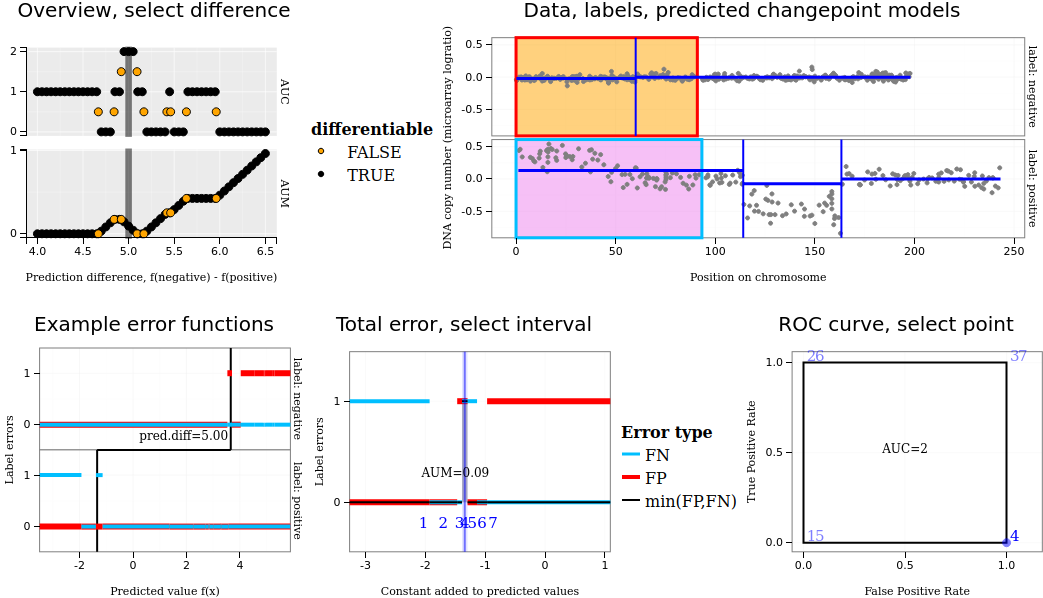

The R source for this figure:
library(animint2)
library(data.table)

data(neuroblastomaProcessed, package="penaltyLearning")
data(neuroblastoma, package="neuroblastoma")
e <- function(label, profile.id, chromosome){
  data.table(label, profile.id=factor(profile.id), chromosome=factor(chromosome))
}
select.dt <- rbind(
  e("positive", 4, 2),
  e("negative", 513, 3))
nb.list <- lapply(neuroblastoma, data.table)
nb.some <- lapply(nb.list, "[", select.dt, on=.NATURAL)
max.segments <- max(neuroblastomaProcessed$errors$n.segments)
nb.segs <- nb.some$profiles[, {
  cum.vec <- cumsum(c(0, logratio))
  d <- diff(position)/2
  between <- position[-1]-d
  data.start.pos <- c(position[1]-d[1], between)
  data.end.pos <- c(between, position[.N]+d[.N-1])
  fit <- jointseg::Fpsn(logratio, max.segments)
  end.t <- t(fit$t.est)
  end.dt <- data.table(
    end=as.integer(end.t),
    segments=as.integer(col(end.t))
  )[!is.na(end)]
  end.dt[, start := c(0, end[-.N])+1, by=segments]
  end.dt[, mean := (cum.vec[end+1]-cum.vec[start])/(start+end-1)]
  end.dt[, `:=`(
    start.pos=data.start.pos[start],
    end.pos=data.end.pos[end]
  )]
}, by=label]

some.err <- neuroblastomaProcessed$errors[select.dt, .(
  segments=n.segments,
  fp, fn, possible.fp, possible.fn,
  min.log.lambda=-max.log.lambda,
  max.log.lambda=-min.log.lambda,
  errors, labels,
  label
), on=list(profile.id, chromosome)]
err.sizes <- c(
  "min(FP,FN)"=2,
  FP=6,
  FN=4)
err.colors <- c(
  correct="transparent",
  "min(FP,FN)"="black",
  FP="red",
  FN="deepskyblue")
some.err.tall <- melt(
  some.err,
  measure.vars=c("fp","fn"),
  variable.name="var.lower")
some.err.tall[, error.type := toupper(var.lower)]
leg <- "Error type"

dmin <- 4
dmax <- 6.5
some.err[, fp.diff := c(NA, diff(fp)), by=label]
some.err[, fn.diff := c(NA, diff(fn)), by=label]
some.diff <- some.err[fp.diff != 0 | fn.diff != 0, .(
  id=1, label, fp.diff, fn.diff, pred.log.lambda=min.log.lambda)]
some.diff[, fp.cum := cumsum(fp.diff), by=label]
some.diff[, fn.cum := rev(cumsum(rev(-fn.diff))), by=label]
dlist <- split(some.diff, some.diff[["label"]])
grid.dt <- with(dlist, positive[negative, on="id", allow.cartesian=TRUE])
grid.dt[, negative := i.pred.log.lambda]
grid.dt[, positive := pred.log.lambda]
grid.dt[, pred.diff := negative - positive]
grid.sorted <- grid.dt[order(pred.diff), .(
  pred.diff, fn=fn.cum, fp=i.fp.cum)]
grid.sorted[, min.fp.fn := pmin(fp,fn)]
border.pred <- grid.dt[
  dmin < pred.diff & pred.diff < dmax]
grid.pred <- data.table(
  pred.diff=seq(dmin, dmax, by=0.05))
grid.pred[, positive := 0]
grid.pred[, negative := pred.diff]
both.pred <- rbind(
  border.pred[, .(positive, negative, pred.diff, differentiable=FALSE)],
  grid.pred[, .(positive, negative, pred.diff, differentiable=TRUE)])
##positive=0, negative=pred.diff.
pred.tall <- melt(
  both.pred,
  measure.vars=select.dt$label,
  variable.name="label",
  value.name="pred.log.lambda")[select.dt, nomatch=0L, on="label"]
metrics.wide <- pred.tall[order(pred.diff)][, {
  L <- penaltyLearning::ROChange(some.err, .SD, "label")
  with(L, data.table(
    aum, auc,
    SM=L$roc[min.thresh < max.thresh, sum(min.fp.fn)],
    roc=list(roc)))
}, by=list(pred.diff, differentiable)]
metrics.wide[auc==max(auc)] #max auc => aum>0.

show.roc.dt <- metrics.wide[, data.table(
  roc[[1]],
  AUC=auc, AUM=round(aum,3)
), by=pred.diff]
show.roc.tall <- melt(
  show.roc.dt,
  measure=c("fp","fn","min.fp.fn"),
  variable.name="lower.var")
show.roc.tall[, error.type := ifelse(
  lower.var=="min.fp.fn", "min(FP,FN)", toupper(lower.var))]

metrics.tall <- melt(
  metrics.wide,
  measure.vars=c("aum", "auc"),
  variable.name="var.lower"
)[order(-differentiable)]
metrics.tall[, variable := toupper(var.lower)]

show.roc.dt[, roc.point := rank(min.thresh), by=pred.diff]
thresh.offset <- 0.1
show.roc.dt[, text.constant := ifelse(
  min.thresh==-Inf, max.thresh-thresh.offset,
  ifelse(
    max.thresh==Inf,
    min.thresh+thresh.offset,
    (min.thresh+max.thresh)/2
  ))]
show.roc.dt[, text.roc.i := rank(roc.point), by=.(pred.diff, FPR, TPR)]
show.roc.dt[, text.FPR := text.roc.i*0.04+FPR]
text.size <- 15
text.color <- "blue"
pred.tall.thresh <- pred.tall[
  show.roc.dt, on="pred.diff", allow.cartesian=TRUE]
pred.tall.thresh[, pred.plus.constant := pred.log.lambda+text.constant]
pred.tall.thresh.wide <- dcast(
  pred.tall.thresh,
  pred.diff + roc.point ~ label,
  value.var="pred.plus.constant"
)[, label := "negative"]
nb.models <- nb.segs[start==1, .(label, segments)]
nb.changes <- nb.segs[start>1]
err.list <- penaltyLearning::labelError(
  nb.models,
  nb.some$annotations,
  nb.changes,
  model.vars="segments",
  change.var="start.pos",
  problem.vars="label")
selected.dt <- pred.tall.thresh[
  some.err,
  data.table(label, pred.diff, roc.point, segments),
  nomatch=NULL,
  on=.(
    label,
    pred.plus.constant < max.log.lambda,
    pred.plus.constant > min.log.lambda
  )]
selected.segs <- nb.segs[selected.dt, on=.(
  label, segments), allow.cartesian=TRUE]
type.abbrev <- c(
  "false negative"="FN",
  "false positive"="FP",
  correct="correct")
selected.err <- err.list$label.errors[selected.dt, on=.(
  label, segments)][, error.type := type.abbrev[status] ]
viz <- animint(
  title="Simple non-monotonic ROC curve",
  overview=ggplot()+
    ggtitle("Overview, select difference")+
    theme(panel.margin=grid::unit(1, "lines"))+
    theme(text=element_text(size = 15))+
    theme_animint(width=300, height=300)+
    facet_grid(variable ~ ., scales="free")+
    scale_fill_manual(values=c(
      "TRUE"="black",
      "FALSE"="orange"))+
    geom_point(aes(
      pred.diff, value, fill=differentiable),
      size=4,
      shape=21,
      data=metrics.tall)+
    make_tallrect(metrics.tall, "pred.diff")+ 
    xlab("Prediction difference, f(negative) - f(positive)")+
    coord_cartesian(xlim=c(dmin,dmax))+
    scale_y_continuous("", breaks=seq(0, 3, by=1)),
  data=ggplot()+
    ggtitle("Data, labels, predicted changepoint models")+
    theme_bw()+
    theme(legend.position="none")+
    theme_animint(width=600, height=300)+
    geom_tallrect(aes(
      xmin=min/1e6, xmax=max/1e6, fill=annotation),
      alpha=0.5,
      data=nb.some$annotations)+
    scale_fill_manual(
      "label",
      values=c(
        breakpoint="violet",
        normal="orange"))+
    geom_point(aes(
      position/1e6, logratio),
      color="grey50",
      data=nb.some$profiles)+
    geom_tallrect(aes(
      xmin=min/1e6, xmax=max/1e6,
      color=error.type),
      data=selected.err,
      showSelected=c("pred.diff", "roc.point"),
      size=3,
      fill="transparent")+
    geom_segment(aes(
      start.pos/1e6, mean,
      xend=end.pos/1e6, yend=mean),
      data=selected.segs,
      size=3,
      color=text.color,
      showSelected=c("pred.diff", "roc.point"))+
    geom_vline(aes(
      xintercept=start.pos/1e6),
      data=selected.segs[start>1],
      size=2,
      color=text.color,
      showSelected=c("pred.diff", "roc.point"))+
    scale_color_manual(leg,values=err.colors)+
    facet_grid(label ~ ., labeller=label_both)+
    scale_y_continuous(
      "DNA copy number (microarray logratio)")+
    scale_x_continuous(
      "Position on chromosome"),
  obsErr=ggplot()+
    ggtitle("Example error functions")+
    theme_bw()+
    theme(panel.margin=grid::unit(0, "lines"))+
    theme(legend.position="none")+
    theme_animint(width=300, height=300)+
    facet_grid(label ~ ., labeller=label_both)+
    geom_vline(aes(
      xintercept=pred.plus.constant),
      data=pred.tall.thresh,
      showSelected=c("pred.diff", "roc.point"))+
    geom_segment(aes(
      min.log.lambda, value,
      xend=max.log.lambda, yend=value,
      color=error.type, size=error.type),
      showSelected="error.type",
      data=some.err.tall)+
    geom_segment(aes(
      positive, -Inf,
      xend=negative, yend=-Inf),
      data=pred.tall.thresh.wide,
      showSelected=c("pred.diff", "roc.point"))+
    geom_text(aes(
      negative-0.1, -0.3,
      label=sprintf("pred.diff=%.2f", pred.diff)),
      hjust=1,
      data=pred.tall.thresh.wide,
      showSelected=c("pred.diff", "roc.point"))+
    scale_y_continuous(
      "Label errors",
      breaks=c(0,1),
      limits=c(-0.4, 1.4))+
    scale_color_manual(leg,values=err.colors)+
    scale_size_manual(leg,values=err.sizes)+
    scale_x_continuous(
      "Predicted value f(x)"),
  totals=ggplot()+
    ggtitle("Total error, select interval")+
    theme_bw()+
    theme(panel.grid.minor=element_blank())+
    theme_animint(width=300, height=300)+
    geom_rect(aes(
      xmin=min.thresh, xmax=max.thresh,
      ymin=0, ymax=min.fp.fn),
      fill="grey50",
      color=NA,
      alpha=0.5,
      showSelected="pred.diff",
      show.roc.dt)+
    geom_segment(aes(
      min.thresh, value,
      xend=max.thresh, yend=value,
      color=error.type, size=error.type),
      showSelected="pred.diff",
      data=show.roc.tall)+
    geom_vline(aes(
      xintercept=text.constant),
      showSelected=c("pred.diff", "roc.point"),
      color=text.color,
      alpha=0.5,
      data=show.roc.dt)+
    geom_text(aes(
      text.constant, -0.25, label=roc.point),
      showSelected="pred.diff",
      size=text.size,
      color=text.color,
      data=show.roc.dt)+
    geom_text(aes(
      -1.5, 0.25, label=sprintf("AUM=%.2f", aum)),
      data=metrics.wide,
      showSelected="pred.diff")+
    geom_tallrect(aes(
      xmin=min.thresh, xmax=max.thresh),
      data=show.roc.dt,
      fill=text.color,
      clickSelects="roc.point",
      showSelected="pred.diff",
      color="transparent",
      alpha=0.1)+
    scale_y_continuous(
      "Label errors",
      breaks=c(0,1))+
    scale_color_manual(leg,values=err.colors)+
    scale_size_manual(leg,values=err.sizes)+
    geom_blank(aes(
      x, y),
      data=data.table(x=0, y=c(-0.4,1.4)))+
    scale_x_continuous(
      "Constant added to predicted values"),
  roc=ggplot()+
    ggtitle("ROC curve, select point")+
    theme_bw()+
    theme(panel.grid.minor=element_blank())+
    theme_animint(width=300, height=300)+
    geom_path(aes(
      FPR, TPR),
      showSelected="pred.diff",
      data=show.roc.dt)+
    geom_text(aes(
      0.5, 0.5, label=paste0("AUC=", auc)),
      data=metrics.wide,
      showSelected="pred.diff")+
    scale_x_continuous(
      "False Positive Rate",
      breaks=seq(0,1,by=0.5))+
    scale_y_continuous(
      "True Positive Rate",
      breaks=seq(0,1,by=0.5))+
    geom_point(aes(
      FPR, TPR),
      data=show.roc.dt,
      size=4,
      alpha=0.5,
      color=text.color,
      showSelected=c("pred.diff", "roc.point"))+
    geom_text(aes(
      text.FPR, TPR+0.01, label=roc.point),
      size=text.size,
      color=text.color,
      showSelected="pred.diff",
      clickSelects="roc.point",
      data=show.roc.dt)
)
##animint2gist(viz)
